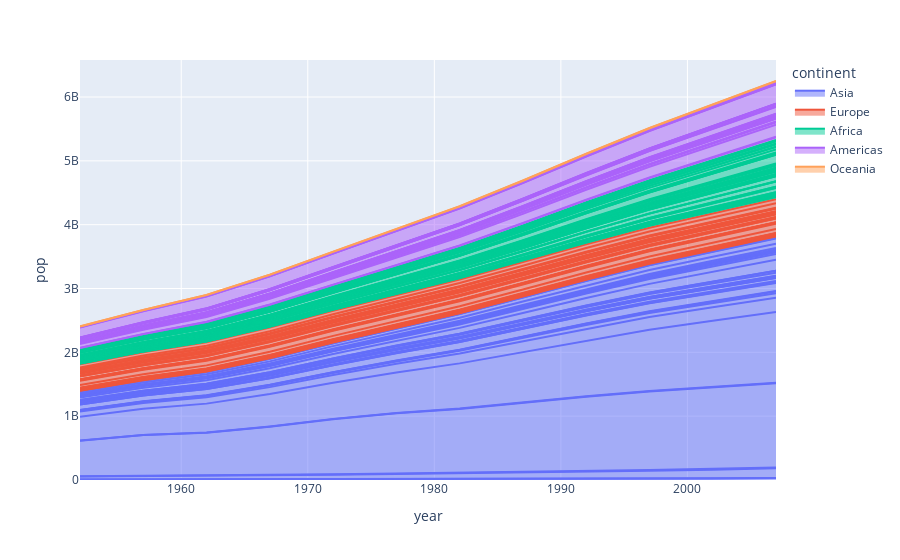

The cell this chart's notebook holds for it:
### Markdown cell above
# Area Chart

### Code cell
px.area(data,x='year',y='pop',color='continent',line_group='country')
